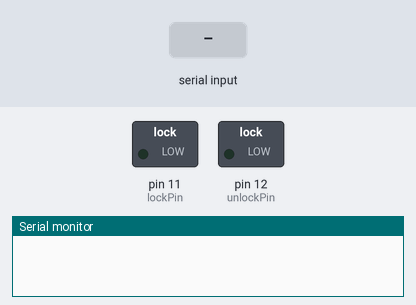
Bench run of a sketch on a simulated Arduino Uno, built with avr-gcc and run on an emulated ATmega328P. Parts: switched loads named in the sketch (green lamp = pin HIGH), the last lines printed to the serial monitor. The test bench sets the inputs (shaded band).

Above: at 1.2 s.
1.3 s: "door lock" received over Serial
At 1.9 s:
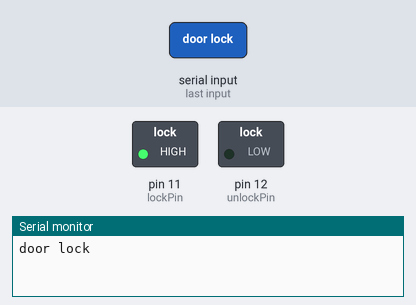
2.8 s: "door unlock" received over Serial
At 5.9 s:
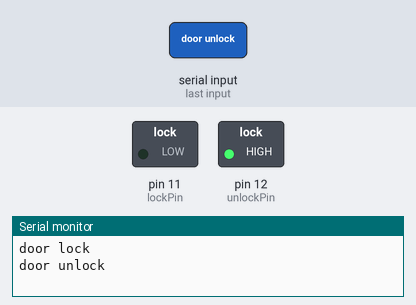
Timing chart, 0 to 9.0 s (numbered marks = the images above; inputs shaded):
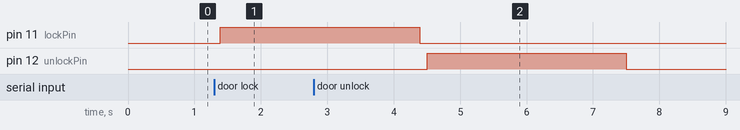

The sketch:

ids.ino
```cpp
String voice;

#define lockPin 11
#define unlockPin 12
void setup()
{
  Serial.begin(9600);
  pinMode(lockPin, OUTPUT);
  pinMode(unlockPin, OUTPUT);

}
void loop() {

  while (Serial.available())
  {
  delay(10);
  char c = Serial.read();
  voice += c;
  }

  if (voice.length() > 0) {
    Serial.println(voice);
  if(voice == "door lock")//
     {

     digitalWrite(lockPin,HIGH);
     delay(3000);
     digitalWrite(lockPin,LOW);

     }
  else if(voice == "door unlock")//
     {

    digitalWrite(unlockPin,HIGH);
     delay(3000);
     digitalWrite(unlockPin,LOW);
     }
 voice="";
  }}
```

Measured:
- after the input at 1.3 s, pin 11 (lockPin): LOW → HIGH after 0.09 s
- after the input at 2.8 s, pin 12 (unlockPin): LOW → HIGH after 1.7 s, → LOW 3.0 s later
